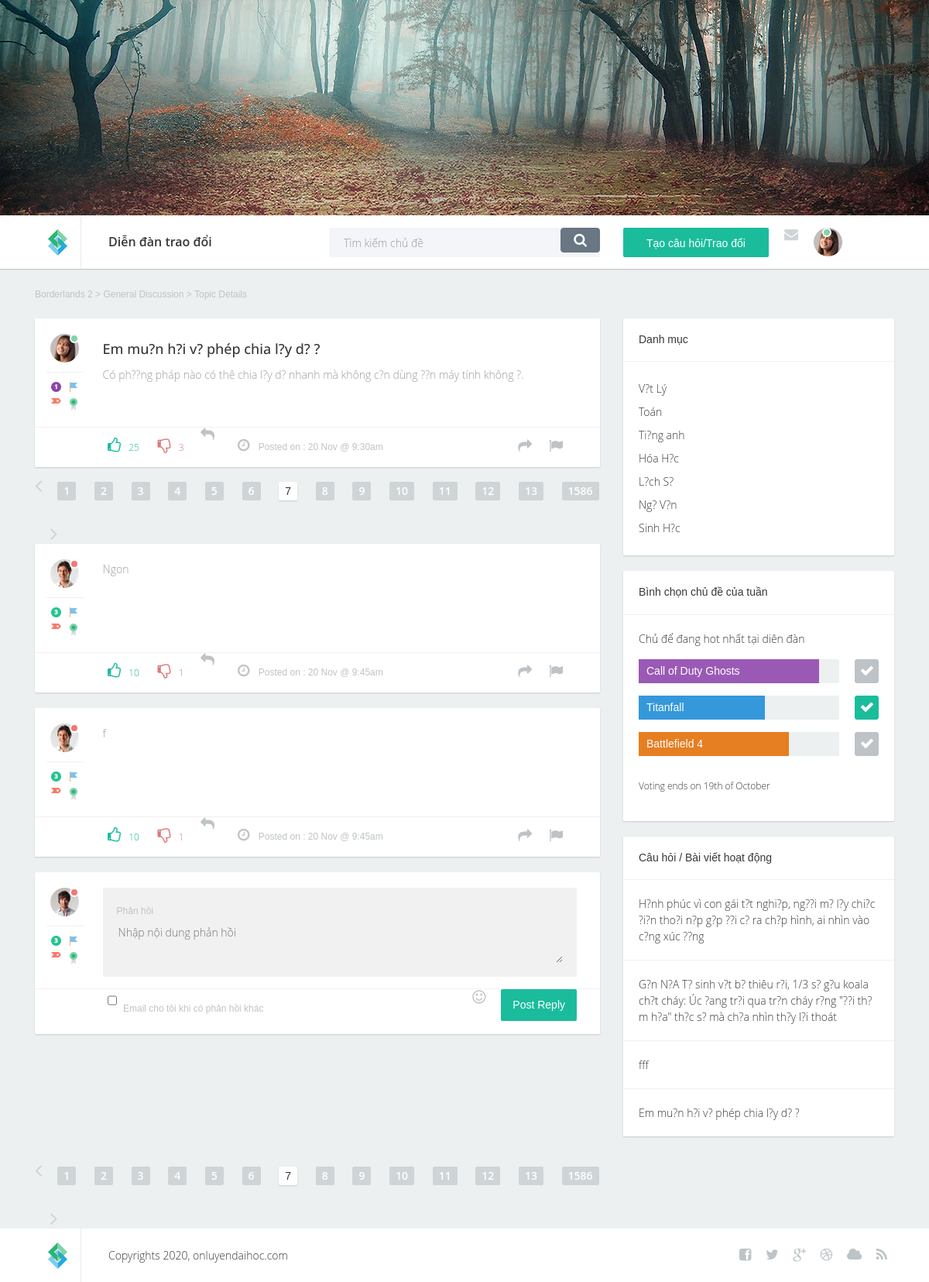
Screenshot of /forum/topic_detail.php?id=1 with the database file from the repository.
### tables this page shows
CREATE TABLE `topic` (
  `id` int(11) NOT NULL,
  `author_id` int(11) NOT NULL,
  `title` varchar(255) NOT NULL DEFAULT 'Em muốn hỏi về phép chia lấy dư ạ',
  `description` varchar(1000) NOT NULL DEFAULT 'Có phương pháp nào có thê chia lấy dư nhanh mà không cần dùng đến máy tính không ạ.',
  `category_id` int(11) NOT NULL DEFAULT '1'
);

CREATE TABLE `topic_comment` (
  `id` int(11) NOT NULL,
  `topic_id` int(11) NOT NULL,
  `author_id` int(11) NOT NULL,
  `content` varchar(300) NOT NULL
);

CREATE TABLE IF NOT EXISTS `monhoc` (
  `MaMonHoc` int(11) NOT NULL,
  `TenMonHoc` text NOT NULL
);

### forum/topic_detail.php (the view, shortened to what this page needs)
<?php
include_once('../inc/myconnect.php');
?>
<html lang="en">
<head>
    <link href="css/bootstrap.min.css" rel="stylesheet">
    <link href="css/custom.css" rel="stylesheet">
    <link rel="stylesheet" href="font-awesome-4.0.3/css/font-awesome.min.css">
    <link rel="stylesheet" type="text/css" href="css/style.css" media="screen" />
    <link rel="stylesheet" type="text/css" href="rs-plugin/css/settings.css" media="screen" />
</head>
<body class="topic">
<div class="container-fluid">
    <div class="tp-banner-container">
        <div class="tp-banner" >
            <ul>
                <li data-transition="fade" data-slotamount="7" data-masterspeed="1500" >
                </li>
            </ul>
        </div>
    </div>
    <?php include ("HeaderNav.php")?>
    <section class="content">
        <div class="container">
            <div class="row">
                <div class="col-lg-8 breadcrumbf">
                    <a href="#">Borderlands 2</a> <span class="diviver">&gt;</span> <a href="#">General Discussion</a> <span class="diviver">&gt;</span> <a href="#">Topic Details</a>
                </div>
            </div>
        </div>
        <div class="container">
            <div class="row">
                <div class="col-lg-8 col-md-8">
                    <div class="post beforepagination">
                        <div class="topwrap">
                            <div class="userinfo pull-left">
                                <div class="avatar">
                                    <img src="images/avatar.jpg" alt="" />
                                    <div class="status green">&nbsp;</div>
                                </div>
                                <div class="icons">
                                    <img src="images/icon1.jpg" alt="" /><img src="images/icon4.jpg" alt="" /><img src="images/icon5.jpg" alt="" /><img src="images/icon6.jpg" alt="" />
                                </div>
                            </div>
                            <div class="posttext pull-left">
                                <?php
                                $idTopic = $_GET["id"];
                                $query_1 = "SELECT * FROM topic where id = '$idTopic'";
                                $results_1 = mysqli_query($dbc, $query_1);
                                $data = mysqli_fetch_array($results_1, MYSQLI_ASSOC);
                                echo  "<h2>".$data['title']."</h2>";
                                echo  "<p>".$data['description']."</p>";
                                ?>
                            </div>
                            <div class="clearfix"></div>
                        </div>
                        <div class="postinfobot">
                            <div class="likeblock pull-left">
                                <a href="#" class="up"><i class="fa fa-thumbs-o-up"></i>25</a>
                                <a href="#" class="down"><i class="fa fa-thumbs-o-down"></i>3</a>
                            </div>
                            <div class="prev pull-left">
                                <a href="#"><i class="fa fa-reply"></i></a>
                            </div>
                            <div class="posted pull-left"><i class="fa fa-clock-o"></i> Posted on : 20 Nov @ 9:30am</div>
                            <div class="next pull-right">
                                <a href="#"><i class="fa fa-share"></i></a>
                                <a href="#"><i class="fa fa-flag"></i></a>
                            </div>
                            <div class="clearfix"></div>
                        </div>
                    </div>
                    <div class="paginationf">
                        <div class="pull-left"><a href="#" class="prevnext"><i class="fa fa-angle-left"></i></a></div>
                        <div class="pull-left">
                            <ul class="paginationforum">
                                <li class="hidden-xs"><a href="#">1</a></li>
                                <li class="hidden-xs"><a href="#">2</a></li>
                                <li class="hidden-xs"><a href="#">3</a></li>
                                <li class="hidden-xs"><a href="#">4</a></li>
                                <li><a href="#">5</a></li>
                                <li><a href="#">6</a></li>
                                <li><a href="#" class="active">7</a></li>
                                <li><a href="#">8</a></li>
                                <li class="hidden-xs"><a href="#">9</a></li>
                                <li class="hidden-xs"><a href="#">10</a></li>
                                <li class="hidden-xs hidden-md"><a href="#">11</a></li>
                                <li class="hidden-xs hidden-md"><a href="#">12</a></li>
                                <li class="hidden-xs hidden-sm hidden-md"><a href="#">13</a></li>
                                <li><a href="#">1586</a></li>
                            </ul>
                        </div>
                        <div class="pull-left"><a href="#" class="prevnext last"><i class="fa fa-angle-right"></i></a></div>
                        <div class="clearfix"></div>
                    </div>
                    <?php
                    $idTopic = $_GET["id"];
                    $query_2 = "SELECT * FROM topic_comment where topic_id = '$idTopic'";
                    $results_2 = mysqli_query($dbc, $query_2);
                    while ($topic = mysqli_fetch_array($results_2, MYSQLI_ASSOC)) {?>
                    <div class="post">
                        <div class="topwrap">
                            <div class="userinfo pull-left">
                                <div class="avatar">
                                    <img src="images/avatar2.jpg" alt="" />
                                    <div class="status red">&nbsp;</div>
                                </div>
                                <div class="icons">
                                    <img src="images/icon3.jpg" alt="" /><img src="images/icon4.jpg" alt="" /><img src="images/icon5.jpg" alt="" /><img src="images/icon6.jpg" alt="" />
                                </div>
                            </div>
                            <div class="posttext pull-left">
                                <p><?php echo $topic["content"]?></p>
                            </div>
                            <div class="clearfix"></div>
                        </div>
                        <div class="postinfobot">
                            <div class="likeblock pull-left">
                                <a href="#" class="up"><i class="fa fa-thumbs-o-up"></i>10</a>
                                <a href="#" class="down"><i class="fa fa-thumbs-o-down"></i>1</a>
                            </div>
                            <div class="prev pull-left">
                                <a href="#"><i class="fa fa-reply"></i></a>
                            </div>
                            <div class="posted pull-left"><i class="fa fa-clock-o"></i> Posted on : 20 Nov @ 9:45am</div>
                            <div class="next pull-right">
                                <a href="#"><i class="fa fa-share"></i></a>
                                <a href="#"><i class="fa fa-flag"></i></a>
                            </div>
                            <div class="clearfix"></div>
                        </div>
                    </div>
                    <?php }?>
                    <div class="post">
                        <form action="#" class="form" method="post">
                            <div class="topwrap">
                                <div class="userinfo pull-left">
                                    <div class="avatar">
                                        <img src="images/avatar4.jpg" alt="" />
                                        <div class="status red">&nbsp;</div>
                                    </div>
                                    <div class="icons">
                                        <img src="images/icon3.jpg" alt="" /><img src="images/icon4.jpg" alt="" /><img src="images/icon5.jpg" alt="" /><img src="images/icon6.jpg" alt="" />
                                    </div>
                                </div>
                                <div class="posttext pull-left">
                                    <div class="textwraper">
                                        <div class="postreply">Phản hồi</div>
                                        <textarea name="reply" id="reply" placeholder="Nhập nội dung phản hồi"></textarea>
                                    </div>
                                </div>
                            </div>
                            <div class="postinfobot">
                                <div class="notechbox pull-left">
                                    <input type="checkbox" name="note" id="note" class="form-control" />
                                </div>
                                <div class="pull-left">
                                    <label for="note"> Email cho tôi khi có phản hồi khác</label>
                                </div>
                                <div class="pull-right postreply">
                                    <div class="pull-left smile"><a href="#"><i class="fa fa-smile-o"></i></a></div>
                                    <div class="pull-left"><button type="submit" class="btn btn-primary" onclick="addComment()">Post Reply</button></div>
                                </div>
                                <div class="clearfix"></div>
                            </div>
                        </form>
                    </div>
                </div>
                <?php include ("Panel.php")?>
            </div>
        </div>
        <div class="container">
            <div class="row">
                <div class="col-lg-8">
                    <div class="pull-left"><a href="#" class="prevnext"><i class="fa fa-angle-left"></i></a></div>
                    <div class="pull-left">
                        <ul class="paginationforum">
                            <li class="hidden-xs"><a href="#">1</a></li>
                            <li class="hidden-xs"><a href="#">2</a></li>
                            <li class="hidden-xs"><a href="#">3</a></li>
                            <li class="hidden-xs"><a href="#">4</a></li>
                            <li><a href="#">5</a></li>
                            <li><a href="#">6</a></li>
                            <li><a href="#" class="active">7</a></li>
                            <li><a href="#">8</a></li>
                            <li class="hidden-xs"><a href="#">9</a></li>
                            <li class="hidden-xs"><a href="#">10</a></li>
                            <li class="hidden-xs hidden-md"><a href="#">11</a></li>
                            <li class="hidden-xs hidden-md"><a href="#">12</a></li>
                            <li class="hidden-xs hidden-sm hidden-md"><a href="#">13</a></li>
                            <li><a href="#">1586</a></li>
                        </ul>
                    </div>
                    <div class="pull-left"><a href="#" class="prevnext last"><i class="fa fa-angle-right"></i></a></div>
                    <div class="clearfix"></div>
                </div>
            </div>
        </div>
    </section>
    <footer>
        <div class="container">
            <div class="row">
                <div class="col-lg-1 col-xs-3 col-sm-2 logo "><a href="#"><img src="images/logo.jpg" alt=""  /></a></div>
                <div class="col-lg-8 col-xs-9 col-sm-5 ">Copyrights 2020, onluyendaihoc.com</div>
                <div class="col-lg-3 col-xs-12 col-sm-5 sociconcent">
                    <ul class="socialicons">
                        <li><a href="#"><i class="fa fa-facebook-square"></i></a></li>
                        <li><a href="#"><i class="fa fa-twitter"></i></a></li>
                        <li><a href="#"><i class="fa fa-google-plus"></i></a></li>
                        <li><a href="#"><i class="fa fa-dribbble"></i></a></li>
                        <li><a href="#"><i class="fa fa-cloud"></i></a></li>
                        <li><a href="#"><i class="fa fa-rss"></i></a></li>
                    </ul>
                </div>
            </div>
        </div>
    </footer>
</div>
</body>
</html>

### forum/Panel.php (shortened to what this page needs)
<div class="col-lg-4 col-md-4">
    <div class="sidebarblock">
        <h3>Danh mục</h3>
        <div class="divline"></div>
        <div class="blocktxt">
            <ul class="cats">
                <?php
                $query_1 = "SELECT * FROM monhoc";
                $results_1 = mysqli_query($dbc, $query_1);
                while ($topic = mysqli_fetch_array($results_1, MYSQLI_ASSOC)) {?>
                    <li><a href="#"><?php echo $topic["TenMonHoc"]?><span class="badge pull-right"></span></a></li>
                <?php }?>
            </ul>
        </div>
    </div>
    <div class="sidebarblock">
        <h3>Bình chọn chủ đề của tuần</h3>
        <div class="divline"></div>
        <div class="blocktxt">
            <p>Chủ để đang hot nhất tại diên đàn</p>
            <form action="#" method="post" class="form">
                <table class="poll">
                    <tr>
                        <td>
                            <div class="progress">
                                <div class="progress-bar color1" role="progressbar" aria-valuenow="40" aria-valuemin="0" aria-valuemax="100" style="width: 90%">
                                    Call of Duty Ghosts
                                </div>
                            </div>
                        </td>
                        <td class="chbox">
                            <label for="opt1"></label>
                        </td>
                    </tr>
                    <tr>
                        <td>
                            <div class="progress">
                                <div class="progress-bar color2" role="progressbar" aria-valuenow="40" aria-valuemin="0" aria-valuemax="100" style="width: 63%">
                                    Titanfall
                                </div>
                            </div>
                        </td>
                        <td class="chbox">
                            <label for="opt2"></label>
                        </td>
                    </tr>
                    <tr>
                        <td>
                            <div class="progress">
                                <div class="progress-bar color3" role="progressbar" aria-valuenow="40" aria-valuemin="0" aria-valuemax="100" style="width: 75%">
                                    Battlefield 4
                                </div>
                            </div>
                        </td>
                        <td class="chbox">
                            <label for="opt3"></label>
                        </td>
                    </tr>
                </table>
            </form>
            <p class="smal">Voting ends on 19th of October</p>
        </div>
    </div>
    <div class="sidebarblock">
        <h3>Câu hỏi / Bài viết hoạt động</h3>
        <?php
        $query_2 = "SELECT * FROM topic ORDER by rand() LIMIT 6";
        $results_2 = mysqli_query($dbc, $query_2);
        while ($topic = mysqli_fetch_array($results_2, MYSQLI_ASSOC)) {?>
            <div class="divline"></div>
            <div class="blocktxt">
                <a href="#"><?php echo $topic["title"]?></a>
            </div>
        <?php }?>
    </div>
</div>

### forum/css/style.css (style rules this page uses)
.tp-banner-container { width:100%; position:relative; padding:0; }
.tp-banner { width:100%; position:relative; }

### rows the page displays
topic: title "Em mu?n h?i v? phép chia l?y d? ?", description "Có ph??ng pháp nào có thê chia l?y d? nhanh mà không c?n dùng ??n máy tính không ?."
topic_comment: content "Ngon"
topic_comment: content "f"
monhoc: TenMonHoc "V?t Lý"
monhoc: TenMonHoc "Toán"
monhoc: TenMonHoc "Ti?ng anh"
monhoc: TenMonHoc "Hóa H?c"
monhoc: TenMonHoc "L?ch S?"
monhoc: TenMonHoc "Ng? V?n"
monhoc: TenMonHoc "Sinh H?c"
topic: title "H?nh phúc vì con gái t?t nghi?p, ng??i m? l?y chi?c ?i?n tho?i n?p g?p ??i c? ra ch?p hình, ai nhìn vào c?ng xúc ??ng"
topic: title "G?n N?A T? sinh v?t b? thiêu r?i, 1/3 s? g?u koala ch?t cháy: Úc ?ang tr?i qua tr?n cháy r?ng \"??i th?m h?a\" th?c s? mà ch?a nhìn th?y l?i thoát"
topic: title "fff"
